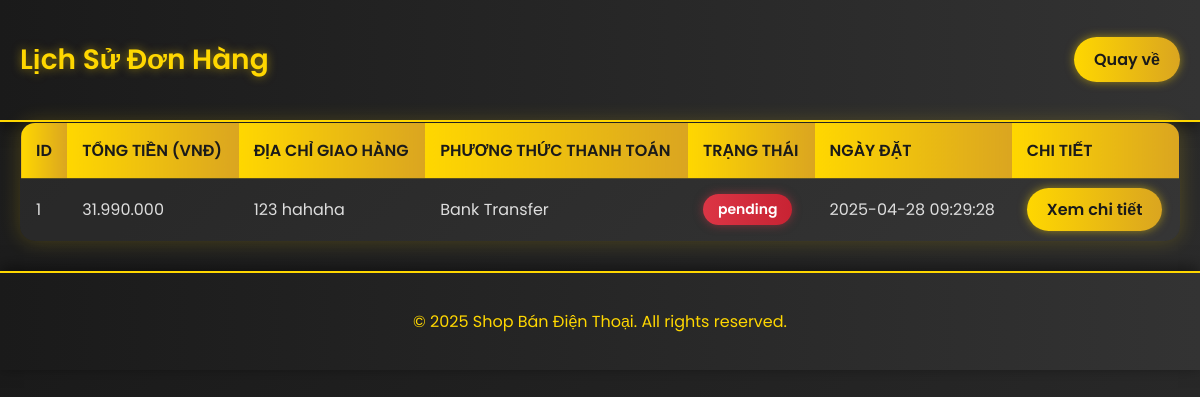
The app's page /history.php (signed in) with its own data.
### tables this page shows
CREATE TABLE `orders` (
  `id` int(11) NOT NULL,
  `user_id` int(11) NOT NULL,
  `total_amount` decimal(10,2) NOT NULL,
  `shipping_address` text NOT NULL,
  `payment_method` varchar(50) NOT NULL,
  `status` varchar(50) DEFAULT 'pending',
  `created_at` timestamp NOT NULL DEFAULT current_timestamp(),
  `ngay_dat` datetime DEFAULT current_timestamp(),
  `total` decimal(10,2) NOT NULL DEFAULT 0.00,
  `payment_status` varchar(50) NOT NULL DEFAULT 'pending'
);

### history.php (the view, shortened to what this page needs)
<?php
include 'db.php';
$user_id = $_SESSION['user_id'];
$order_sql = "SELECT * FROM orders WHERE user_id = ? ORDER BY created_at DESC";
$stmt = $conn->prepare($order_sql);
$stmt->bind_param("i", $user_id);
$stmt->execute();
$orders = $stmt->get_result();
?>
<!DOCTYPE html>
<html lang="vi">
<head>
</head>
<body>
    <header class="header">
        <div class="container header-flex">
            <h1>Lịch Sử Đơn Hàng</h1>
            <a href="index.php" class="btn">Quay về</a>
        </div>
    </header>
    <main class="container">
        <table>
            <thead>
                <tr>
                    <th>ID</th>
                    <th>Tổng tiền (VNĐ)</th>
                    <th>Địa chỉ giao hàng</th>
                    <th>Phương thức thanh toán</th>
                    <th>Trạng thái</th>
                    <th>Ngày đặt</th>
                    <th>Chi tiết</th>
                </tr>
            </thead>
            <tbody>
                <?php if ($orders->num_rows > 0): ?>
                    <?php while ($order = $orders->fetch_assoc()): ?>
                        <tr>
                            <td><?php echo $order['id']; ?></td>
                            <td><?php echo number_format($order['total_amount'], 0, ',', '.'); ?></td>
                            <td><?php echo htmlspecialchars($order['shipping_address']); ?></td>
                            <td><?php echo htmlspecialchars($order['payment_method']); ?></td>
                            <td>
                                <span class="status <?php
                                    if ($order['status'] == 'Đã giao') echo 'status-delivered';
                                    elseif ($order['status'] == 'Đang xử lý') echo 'status-processing';
                                    else echo 'status-cancelled';
                                ?>">
                                    <?php echo htmlspecialchars($order['status']); ?>
                                </span>
                            </td>
                            <td><?php echo $order['created_at']; ?></td>
                            <td><a href="order_details.php?order_id=<?php echo $order['id']; ?>" class="btn">Xem chi tiết</a></td>
                        </tr>
                    <?php endwhile; ?>
                <?php else: ?>
                    <tr>
                        <td colspan="7">Bạn chưa có đơn hàng nào.</td>
                    </tr>
                <?php endif; ?>
            </tbody>
        </table>
    </main>
    <footer class="footer">
        <div class="container">
            <p>© 2025 Shop Bán Điện Thoại. All rights reserved.</p>
        </div>
    </footer>
</body>
</html>

### history.php (style rules this page uses)
body { font-family: 'Poppins', sans-serif; margin: 0; padding: 0; background: linear-gradient(135deg, #1a1a1a 0%, #2c2c2c 100%); color: #fff; }
.header { background: linear-gradient(90deg, #1a1a1a, #333); padding: 20px 0; box-shadow: 0 4px 15px rgba(0, 0, 0, 0.5); border-bottom: 2px solid #FFD700; }
.container { max-width: 1200px; margin: 0 auto; padding: 0 20px; }
.header-flex { display: flex; justify-content: space-between; align-items: center; }
.header h1 { font-size: 28px; font-weight: 600; color: #FFD700; text-shadow: 0 0 10px rgba(255, 215, 0, 0.5); }
.btn { padding: 10px 20px; border-radius: 25px; text-decoration: none; color: #1a1a1a; background: linear-gradient(90deg, #FFD700, #DAA520); transition: all 0.3s ease; font-weight: 600; box-shadow: 0 0 10px rgba(255, 215, 0, 0.5); }
main { margin: 30px 0; }
table { width: 100%; border-collapse: collapse; background: rgba(255, 255, 255, 0.05); border-radius: 15px; overflow: hidden; box-shadow: 0 0 20px rgba(255, 215, 0, 0.2); border: 1px solid rgba(255, 215, 0, 0.3); }
th, td { padding: 15px; text-align: left; border-bottom: 1px solid rgba(255, 215, 0, 0.2); color: #ddd; }
th { background: linear-gradient(90deg, #FFD700, #DAA520); color: #1a1a1a; font-weight: 600; text-transform: uppercase; }
tr { transition: background 0.3s ease; }
.status { padding: 5px 15px; border-radius: 20px; font-weight: 600; display: inline-block; font-size: 14px; }
.status-cancelled { background: linear-gradient(90deg, #dc3545, #c82333); color: white; box-shadow: 0 0 10px rgba(220, 53, 69, 0.5); }
.footer { background: linear-gradient(90deg, #1a1a1a, #333); color: #FFD700; text-align: center; padding: 20px 0; margin-top: 30px; border-top: 2px solid #FFD700; box-shadow: 0 -4px 15px rgba(0, 0, 0, 0.5); }

### records on screen
orders: id "1", total_amount "31.990.000", shipping_address "123 hahaha", payment_method "Bank Transfer", status "pending", created_at "2025-04-28 09:29:28"
